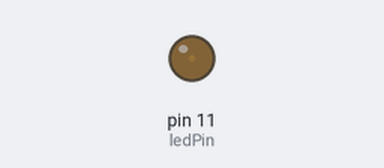
Simulated run of this sketch. Board: Arduino Uno, built with avr-gcc and run on an emulated ATmega328P. On the bench: output pins drawn as LEDs (lit = HIGH).

Above: at 0.05 s.
At 1.05 s:
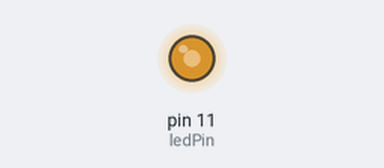
At 2.1 s:
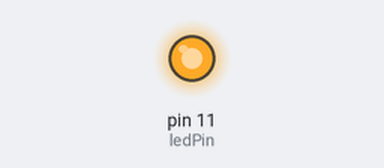
At 4.2 s:
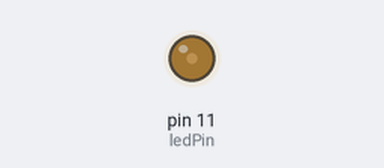
Timing chart, 0 to 5.9 s (numbered marks = the images above):
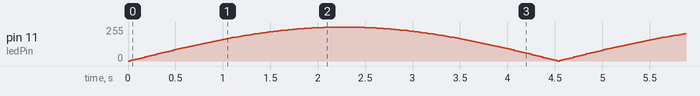

The sketch:

Projeto_7_-_L_mpada_Pulsante.ino
```cpp
//Projeto 7 - Lâmpada Pulsante

int ledPin=11;
float sinVal;
int ledVal;

void setup() {
  pinMode(ledPin,OUTPUT);
}

void loop() {
  for(int c = 0;c<180;c++){
    //Converte graus em Radianos e então obtem o valor
    //do seno
    sinVal = (sin(c*(3.1416/180)));
    ledVal = int(sinVal*255);
    analogWrite(ledPin,ledVal);
    delay(25);
  }
}
```
